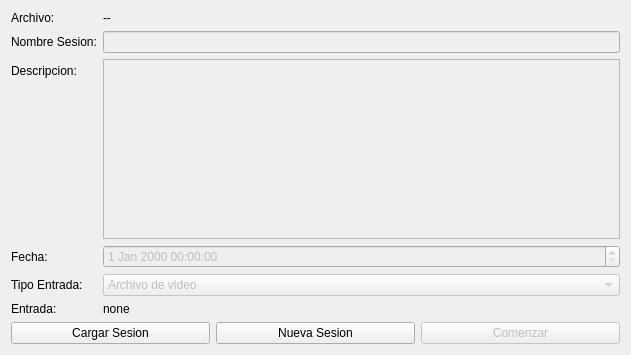
<?xml version="1.0" encoding="UTF-8"?>
<ui version="4.0">
 <class>GUIWaveHeightIPSClass</class>
 <widget class="QWidget" name="GUIWaveHeightIPSClass">
  <property name="geometry">
   <rect>
    <x>0</x>
    <y>0</y>
    <width>631</width>
    <height>355</height>
   </rect>
  </property>
  <property name="windowTitle">
   <string>GUIWaveHeightIPS</string>
  </property>
  <layout class="QVBoxLayout" name="verticalLayout">
   <item>
    <layout class="QFormLayout" name="formLayout">
     <property name="fieldGrowthPolicy">
      <enum>QFormLayout::AllNonFixedFieldsGrow</enum>
     </property>
     <item row="1" column="0">
      <widget class="QLabel" name="label">
       <property name="text">
        <string>Nombre Sesion:</string>
       </property>
      </widget>
     </item>
     <item row="1" column="1">
      <widget class="QLineEdit" name="sesionLineEdit">
       <property name="enabled">
        <bool>false</bool>
       </property>
      </widget>
     </item>
     <item row="2" column="0">
      <widget class="QLabel" name="label_2">
       <property name="text">
        <string>Descripcion:</string>
       </property>
      </widget>
     </item>
     <item row="2" column="1">
      <widget class="QPlainTextEdit" name="descriptionTextEdit">
       <property name="enabled">
        <bool>false</bool>
       </property>
      </widget>
     </item>
     <item row="3" column="0">
      <widget class="QLabel" name="label_3">
       <property name="text">
        <string>Fecha:</string>
       </property>
      </widget>
     </item>
     <item row="3" column="1">
      <widget class="QDateTimeEdit" name="dateTimeEdit">
       <property name="enabled">
        <bool>false</bool>
       </property>
      </widget>
     </item>
     <item row="4" column="0">
      <widget class="QLabel" name="label_4">
       <property name="text">
        <string>Tipo Entrada:</string>
       </property>
      </widget>
     </item>
     <item row="4" column="1">
      <widget class="QComboBox" name="comboBox">
       <property name="enabled">
        <bool>false</bool>
       </property>
       <item>
        <property name="text">
         <string>Archivo de video</string>
        </property>
       </item>
       <item>
        <property name="text">
         <string>Camara</string>
        </property>
       </item>
      </widget>
     </item>
     <item row="0" column="0">
      <widget class="QLabel" name="label_5">
       <property name="text">
        <string>Archivo:</string>
       </property>
      </widget>
     </item>
     <item row="0" column="1">
      <widget class="QLabel" name="fileLabel">
       <property name="text">
        <string>--</string>
       </property>
      </widget>
     </item>
     <item row="5" column="0">
      <widget class="QLabel" name="label_6">
       <property name="text">
        <string>Entrada:</string>
       </property>
      </widget>
     </item>
     <item row="5" column="1">
      <widget class="QLabel" name="inputLabel">
       <property name="text">
        <string>none</string>
       </property>
      </widget>
     </item>
    </layout>
   </item>
   <item>
    <layout class="QHBoxLayout" name="horizontalLayout">
     <item>
      <widget class="QPushButton" name="loadSessionButton">
       <property name="text">
        <string>Cargar Sesion</string>
       </property>
      </widget>
     </item>
     <item>
      <widget class="QPushButton" name="newSessionButton">
       <property name="text">
        <string>Nueva Sesion</string>
       </property>
      </widget>
     </item>
     <item>
      <widget class="QPushButton" name="startButton">
       <property name="enabled">
        <bool>false</bool>
       </property>
       <property name="text">
        <string>Comenzar</string>
       </property>
      </widget>
     </item>
    </layout>
   </item>
  </layout>
 </widget>
 <layoutdefault spacing="6" margin="11"/>
 <resources/>
 <connections/>
</ui>
